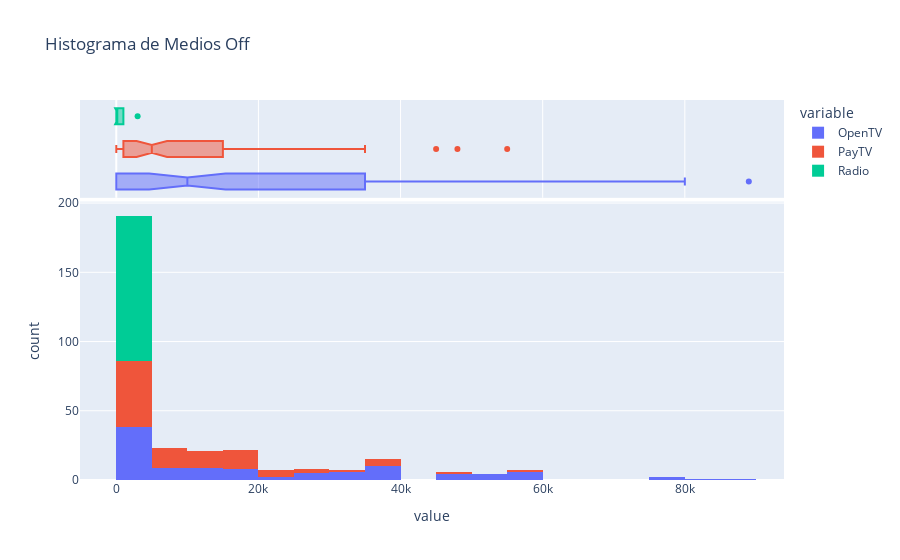

Write notebook code for a chart like this one.
### Code cell
px.histogram(data_CF, x=['OpenTV','PayTV','Radio'],
            marginal="box",
            title="Histograma de " + 'Medios Off')

### Figure 1 — Plotly figure (JSON) as saved in the notebook; plotly's stock layout.template omitted (floating-point values rounded to 4 significant figures)
{"data": [{"alignmentgroup": "True", "bingroup": "x", "hovertemplate": "variable=OpenTV<br>value=%{x}<br>count=%{y}<extra></extra>", "legendgroup": "OpenTV", "marker": {"color": "#636efa", "pattern": {"shape": ""}}, "name": "OpenTV", "offsetgroup": "OpenTV", "orientation": "v", "showlegend": true, "type": "histogram", "x": [0, 15000, 35000, 30000, 36000, 52000, 30000, 0, 50000, 45000, 0, 0, 8000, 0, 0, 10000, 0, 10000, 15000, 30000, 39000, 5000, 0, 0, 5000, 7000, 34000, 52000, 55000, 10000, 10000, 15000, 0, 0, 0, 6000, 0, 0, 7000, 20000, 15000, 0, 0, 30000, 20000, 35000, 25000, 28000, 36000, 45000, 80000, 75000, 35000, 53000, 0, 0, 1000, 35000, 55000, 55000, 10000, 0, 10000, 0, 2000, 0, 5000, 0, 0, 0, 7000, 0, 15000, 45000, 0, 0, 15000, 2000, 10000, 15000, 12000, 35000, 0, 2000, 0, 0, 39000, 26000, 16000, 25000, 32000, 25000, 0, 0, 0, 7000, 0, 48000, 37000, 55000, 10000, 57000, 58000, 75000, 89000], "xaxis": "x", "yaxis": "y"}, {"alignmentgroup": "True", "hovertemplate": "variable=OpenTV<br>value=%{x}<extra></extra>", "legendgroup": "OpenTV", "marker": {"color": "#636efa"}, "name": "OpenTV", "notched": true, "offsetgroup": "OpenTV", "showlegend": false, "type": "box", "x": [0, 15000, 35000, 30000, 36000, 52000, 30000, 0, 50000, 45000, 0, 0, 8000, 0, 0, 10000, 0, 10000, 15000, 30000, 39000, 5000, 0, 0, 5000, 7000, 34000, 52000, 55000, 10000, 10000, 15000, 0, 0, 0, 6000, 0, 0, 7000, 20000, 15000, 0, 0, 30000, 20000, 35000, 25000, 28000, 36000, 45000, 80000, 75000, 35000, 53000, 0, 0, 1000, 35000, 55000, 55000, 10000, 0, 10000, 0, 2000, 0, 5000, 0, 0, 0, 7000, 0, 15000, 45000, 0, 0, 15000, 2000, 10000, 15000, 12000, 35000, 0, 2000, 0, 0, 39000, 26000, 16000, 25000, 32000, 25000, 0, 0, 0, 7000, 0, 48000, 37000, 55000, 10000, 57000, 58000, 75000, 89000], "xaxis": "x2", "yaxis": "y2"}, {"alignmentgroup": "True", "bingroup": "x", "hovertemplate": "variable=PayTV<br>value=%{x}<br>count=%{y}<extra></extra>", "legendgroup": "PayTV", "marker": {"color": "#EF553B", "pattern": {"shape": ""}}, "name": "PayTV", "offsetgroup": "PayTV", "orientation": "v", "showlegend": true, "type": "histogram", "x": [10000, 2000, 2000, 4000, 2000, 1000, 19000, 9000, 5000, 1000, 0, 1000, 2000, 1000, 0, 0, 3000, 2000, 4000, 15000, 20000, 5000, 2000, 1000, 0, 0, 7000, 15000, 19000, 2000, 11000, 19000, 2000, 2000, 3000, 7000, 15000, 19000, 0, 5000, 9000, 0, 0, 12000, 10000, 20000, 15000, 12000, 5000, 28000, 35000, 48000, 22000, 19000, 0, 0, 5000, 25000, 35000, 35000, 5000, 0, 5000, 0, 0, 0, 10000, 2000, 9000, 0, 0, 0, 20000, 32000, 0, 0, 7000, 3000, 19000, 14000, 10000, 28000, 5000, 0, 0, 3000, 0, 12000, 15000, 15000, 12000, 10000, 0, 0, 2000, 3000, 0, 18000, 22000, 19000, 10000, 35000, 45000, 55000, 35000], "xaxis": "x", "yaxis": "y"}, {"alignmentgroup": "True", "hovertemplate": "variable=PayTV<br>value=%{x}<extra></extra>", "legendgroup": "PayTV", "marker": {"color": "#EF553B"}, "name": "PayTV", "notched": true, "offsetgroup": "PayTV", "showlegend": false, "type": "box", "x": [10000, 2000, 2000, 4000, 2000, 1000, 19000, 9000, 5000, 1000, 0, 1000, 2000, 1000, 0, 0, 3000, 2000, 4000, 15000, 20000, 5000, 2000, 1000, 0, 0, 7000, 15000, 19000, 2000, 11000, 19000, 2000, 2000, 3000, 7000, 15000, 19000, 0, 5000, 9000, 0, 0, 12000, 10000, 20000, 15000, 12000, 5000, 28000, 35000, 48000, 22000, 19000, 0, 0, 5000, 25000, 35000, 35000, 5000, 0, 5000, 0, 0, 0, 10000, 2000, 9000, 0, 0, 0, 20000, 32000, 0, 0, 7000, 3000, 19000, 14000, 10000, 28000, 5000, 0, 0, 3000, 0, 12000, 15000, 15000, 12000, 10000, 0, 0, 2000, 3000, 0, 18000, 22000, 19000, 10000, 35000, 45000, 55000, 35000], "xaxis": "x2", "yaxis": "y2"}, {"alignmentgroup": "True", "bingroup": "x", "hovertemplate": "variable=Radio<br>value=%{x}<br>count=%{y}<extra></extra>", "legendgroup": "Radio", "marker": {"color": "#00cc96", "pattern": {"shape": ""}}, "name": "Radio", "offsetgroup": "Radio", "orientation": "v", "showlegend": true, "type": "histogram", "x": [0, 1000, 1000, 3000, 1000, 0, 0, 0, 1000, 0, 1000, 0, 1000, 1000, 0, 1000, 1000, 1000, 0, 0, 0, 0, 0, 0, 1000, 1000, 1000, 0, 0, 0, 0, 1000, 1000, 0, 1000, 1000, 0, 1000, 0, 0, 0, 0, 0, 1000, 0, 0, 0, 1000, 0, 1000, 0, 1000, 1000, 0, 1000, 0, 1000, 1000, 1000, 1000, 0, 0, 1000, 0, 0, 1000, 1000, 1000, 0, 1000, 1000, 0, 0, 0, 1000, 1000, 1000, 0, 0, 0, 1000, 1000, 0, 0, 0, 0, 0, 0, 0, 0, 0, 0, 1000, 1000, 1000, 0, 1000, 0, 1000, 1000, 1000, 0, 1000, 0, 1000], "xaxis": "x", "yaxis": "y"}, {"alignmentgroup": "True", "hovertemplate": "variable=Radio<br>value=%{x}<extra></extra>", "legendgroup": "Radio", "marker": {"color": "#00cc96"}, "name": "Radio", "notched": true, "offsetgroup": "Radio", "showlegend": false, "type": "box", "x": [0, 1000, 1000, 3000, 1000, 0, 0, 0, 1000, 0, 1000, 0, 1000, 1000, 0, 1000, 1000, 1000, 0, 0, 0, 0, 0, 0, 1000, 1000, 1000, 0, 0, 0, 0, 1000, 1000, 0, 1000, 1000, 0, 1000, 0, 0, 0, 0, 0, 1000, 0, 0, 0, 1000, 0, 1000, 0, 1000, 1000, 0, 1000, 0, 1000, 1000, 1000, 1000, 0, 0, 1000, 0, 0, 1000, 1000, 1000, 0, 1000, 1000, 0, 0, 0, 1000, 1000, 1000, 0, 0, 0, 1000, 1000, 0, 0, 0, 0, 0, 0, 0, 0, 0, 0, 1000, 1000, 1000, 0, 1000, 0, 1000, 1000, 1000, 0, 1000, 0, 1000], "xaxis": "x2", "yaxis": "y2"}], "layout": {"barmode": "relative", "legend": {"title": {"text": "variable"}, "tracegroupgap": 0}, "title": {"text": "Histograma de Medios Off"}, "xaxis": {"anchor": "y", "domain": [0, 1], "title": {"text": "value"}}, "xaxis2": {"anchor": "y2", "domain": [0, 1], "matches": "x", "showgrid": true, "showticklabels": false}, "yaxis": {"anchor": "x", "domain": [0, 0.7326], "title": {"text": "count"}}, "yaxis2": {"anchor": "x2", "domain": [0.7426, 1], "matches": "y2", "showgrid": false, "showline": false, "showticklabels": false, "ticks": ""}}}
